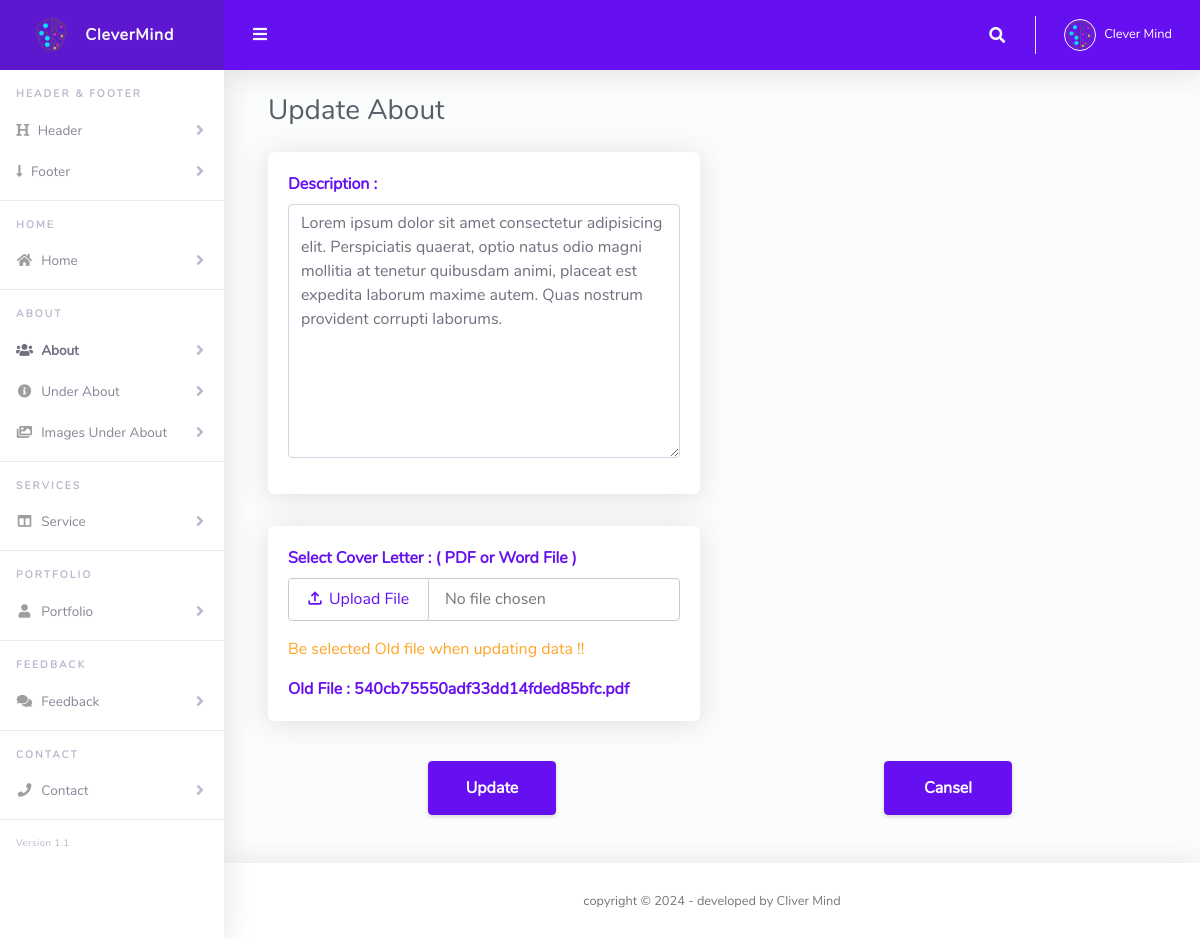
The page /Dashboard/Add_about.php?edit_about=1 on the database its author committed.
### tables this page shows
CREATE TABLE `about` (
  `id_about` int(11) NOT NULL,
  `description_about` varchar(500) NOT NULL,
  `cv_about` varchar(500) NOT NULL
);

### Dashboard/includes/functions.php (called while the page is built, shortened)
<?php
include "connection.php";
include "incFun.php";
if(isset($_GET['edit_about'])){
   $id_about=$_GET['edit_about'];
   $update=true;
   $edit=true;
   $sql="SELECT * FROM `about` WHERE `id_about`='$id_about'";
   $query=mysqli_query($conn,$sql);
   while ($row=mysqli_fetch_assoc($query)) {
      $description_about = $row['description_about'];
      $cv_about = $row['cv_about'];
   }
   if(empty($_FILES['cv_about']['name'])){
      $errors['edit_cv_about']="Be selected Old file when updating data !!";
   }
}
?>

### Dashboard/includes/incFun.php (called while the page is built, shortened)
<?php
$errors=array("name_tab"=>"" , "img_tab"=>"" , "edit_img_tab"=>"" , "img_logo"=>"" , "edit_img_logo"=>"" , "img_footer"=>"" , "edit_img_footer"=>"" ,
              "name_home"=>"" , "department"=>"" , "phone_home"=>"" , "email_home"=>"" , "zoom"=>"" , "messenger"=>"" , "cv_home"=>"" ,  "edit_cv_home"=>"" ,
              "description_about"=>"" , "cv_about"=>"" , "edit_cv_about"=> "", "experience"=>"" , "P_E"=>"" , "img_imgs_underabout"=>"" , "edit_img_imgs_underabout"=>"" ,
              "title_service1"=>"" , "title_service2"=>"" , "title_service3"=>"" , "title_service4"=>"" , "description_service1"=>"" , "description_service2"=>"" , "description_service3"=>"" , "description_service4"=>"" ,
              "state"=>"" , "state2"=>"" , "img_portfolio"=>"" , "edit_img_portfolio"=>"" , "name_portfolio"=>"" ,
              "img_feedback"=>"" , "edit_img_feedback"=>"" , "name_client"=>"" , "feed_client"=>"" ,
              "facebook"=>"" , "twitter"=>"" , "instagram"=>"" , "linkedin"=>"" );
?>

### Dashboard/Add_about.php (the view, shortened to what this page needs)
<?php
include "./includes/connection.php";
include "./includes/functions.php";
include "./includes/header.php";
?>
      <li class="nav-item">
        <a class="nav-link collapsed" href="#" data-toggle="collapse" data-target="#collapseHeader" aria-expanded="true"
          aria-controls="collapseHeader">
          <i class="fa fa-header"></i>
          <span>Header</span>
        </a>
      </li>
      <li class="nav-item">
        <a class="nav-link collapsed" href="#" data-toggle="collapse" data-target="#collapseFooter" aria-expanded="true"
          aria-controls="collapseFooter">
          <i class="fa fa-long-arrow-down"></i>
          <span>Footer</span>
        </a>
      </li>
      <hr class="sidebar-divider">
      <div class="sidebar-heading">
        Home
      </div>
      <li class="nav-item">
        <a class="nav-link collapsed" href="#" data-toggle="collapse" data-target="#collapseHome" aria-expanded="true"
          aria-controls="collapseHome">
          <i class="fas fa-fw fa-home"></i>
          <span>Home</span>
        </a>
      </li>
      <hr class="sidebar-divider">
      <div class="sidebar-heading">
        About
      </div>
      <li class="nav-item active">
        <a class="nav-link collapsed" href="#" data-toggle="collapse" data-target="#collapseAbout" aria-expanded="true"
          aria-controls="collapseAbout">
          <i class="fas fa-fw fa-users"></i>
          <span>About</span>
        </a>
      </li>
      <li class="nav-item">
        <a class="nav-link collapsed" href="#" data-toggle="collapse" data-target="#collapseUnder" aria-expanded="true"
          aria-controls="collapseUnder">
          <i class="fas fa-fw fa-info-circle"></i>
          <span>Under About</span>
        </a>
      </li>
      <li class="nav-item">
        <a class="nav-link collapsed" href="#" data-toggle="collapse" data-target="#collapseImagesUnder" aria-expanded="true"
          aria-controls="collapseImagesUnder">
          <i class="fas fa-fw fa-images"></i>
          <span>Images Under About</span>
        </a>
      </li>
      <hr class="sidebar-divider">
      <div class="sidebar-heading">
        Services
      </div>
      <li class="nav-item">
        <a class="nav-link collapsed" href="#" data-toggle="collapse" data-target="#collapseService" aria-expanded="true"
          aria-controls="collapseService">
          <i class="fas fa-fw fa-columns"></i>
          <span>Service</span>
        </a>
      </li>
      <hr class="sidebar-divider">
      <div class="sidebar-heading">
        Portfolio
      </div>
      <li class="nav-item">
        <a class="nav-link collapsed" href="#" data-toggle="collapse" data-target="#collapsePortfolio" aria-expanded="true"
          aria-controls="collapsePortfolio">
          <i class="fas fa-fw fa-user"></i>
          <span>Portfolio</span>
        </a>
      </li>
      <hr class="sidebar-divider">
      <div class="sidebar-heading">
        Feedback
      </div>
      <li class="nav-item">
        <a class="nav-link collapsed" href="#" data-toggle="collapse" data-target="#collapseFeedback" aria-expanded="true"
          aria-controls="collapseFeedback">
          <i class="fas fa-fw fa-comments"></i>
          <span>Feedback</span>
        </a>
      </li>
      <hr class="sidebar-divider">
      <div class="sidebar-heading">
        Contact
      </div>
      <li class="nav-item">
        <a class="nav-link collapsed" href="#" data-toggle="collapse" data-target="#collapseContact" aria-expanded="true"
          aria-controls="collapseContact">
          <i class="fas fa-fw fa-phone"></i>
          <span>Contact</span>
        </a>
      </li>
      <hr class="sidebar-divider">
      <div class="version" id="version-ruangadmin"></div>
    </ul>
    <div id="content-wrapper" class="d-flex flex-column">
      <div id="content">
        <?php include "./includes/navbar.php"; ?>
        <div class="container-fluid" id="container-wrapper">
          <form action="<?php echo $_SERVER['PHP_SELF'] ?>" method="POST" enctype="multipart/form-data">
            <div class="row m-2">
              <div class="col-xl-12 col-md-12">
                  <?php if($update==true || $edit==true): ?>
                      <h1 class="h3 text-gray-800 mb-3">Update About</h1>
                  <?php else: ?>
                      <h1 class="h3 text-gray-800 mb-3">Add New About</h1>
                  <?php endif; ?>
              </div>
            </div>
            <div class="row m-2">
              <div class="col-xl-6 col-lg-6 mb-4">
                <div class="card h-100">
                  <div class="card-body">
                    <div class="row align-items-center">
                      <div class="col">
                        <div class="form-group mb-0 pm-0">
                          <label class="text-primary font-weight-bold" for="InputPrice">Description :</label>
                          <textarea class="form-control" name="description_about" id="InputPrice" cols="30" rows="10" placeholder="Enter Description ..."><?php echo htmlspecialchars($description_about); ?></textarea>
                          <div class="text-danger pt-3"><?php echo $errors['description_about'] ?></div>
                        </div>
                      </div>
                    </div>
                  </div>
                </div>
              </div>
            </div>
            <div class="row m-2">
              <div class="col-xl-6 col-lg-6 mb-4">
                <div class="card h-100">
                  <div class="card-body">
                    <div class="row align-items-center">
                      <div class="col">
                        <div class="form-group mb-0 pm-0">
                          <label class="text-primary font-weight-bold">Select Cover Letter : ( PDF or Word File )</label>
                          <div class="input-group">
                            <input type="file" name="cv_about" class="pl-0 py-0" accept=".pdf,.docx">
                            <div class="d-flex flex-column">
                              <?php if($edit==true): ?>
                                <div class="text-warning pt-3 mb-0"><?php echo $errors['edit_cv_about'] ?></div>
                                <div class="text-primary font-weight-bold mt-3">Old File : <?php echo $cv_about ?></div>
                              <?php endif; ?>
                            </div>
                          </div>
                        </div>
                      </div>
                    </div>
                  </div>
                </div>
              </div>
            </div>
            <div class="row justify-content-around bs m-2">
              <div class="col-lg-2 col-xl-2">
                <?php if($update==true): ?>
                  <button name="update_about" class="btn btn-primary m-2 w-100 h-100 font-weight-bold">Update</button>
                <?php else: ?>
                  <button name="save_about" class="btn btn-primary m-2 w-100 h-100 font-weight-bold">Save</button>
                <?php endif; ?>
              </div>
              <div class="col-lg-2 col-xl-2 bc">
                <button name="cansel_about" class="btn btn-primary m-2 w-100 h-100 font-weight-bold">Cansel</button>
              </div>
            </div>
          </form>
          <br><br>
        </div>
      </div>
<?php include "./includes/footer.php"; ?>

### rows shown on the page
about: description_about "Lorem ipsum dolor sit amet consectetur adipisicing elit. Perspiciatis quaerat, optio natus odio magni mollitia at tenetur quibusdam animi, placeat est expedita laborum maxime autem. Quas nostrum provident corrupti laborums.", cv_about "540cb75550adf33dd14fded85bfc.pdf"

### other values the page prints
$errors['edit_cv_about'] "Be selected Old file when updating data !!"
